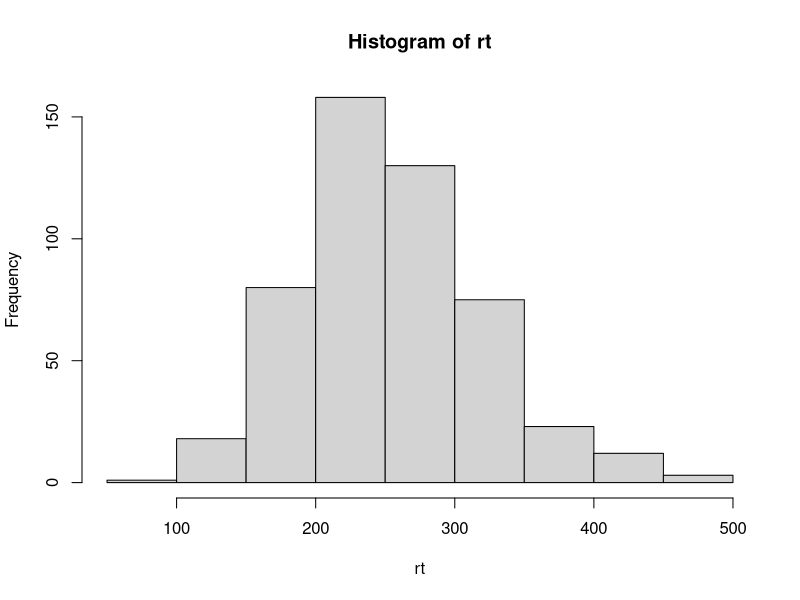

Reproduce this figure in R. (Note: a time limit stopped this script after it produced the figure.)
# Reading times per word
# Generate fake data
# True generative process
# rt_i ~ Lognormal(mu,sigma)
# True parameter values
# mu = 5.5, sigma = 0.25

# Observed data
rt <- rlnorm(500,5.5,0.25)
hist(rt)

# Assumptions
# 1. Likelihood assumption
# rt_i ~ Normal(mu,sigma)

# 2. Prior assumptions
#mu ~ Normal(250,50)
#sigma = 20

# Prior predictions
mu <- rnorm(10000,mean=250,sd=50)
sigma <- rep(20,10000)

rt_sim <- data.frame(matrix(nrow=0,ncol=4))
colnames(rt_sim) <- c("sample_id","mu","sigma","rt_pred")
for(i in 1:10000){
  sample_i <- rnorm(500,mu[i],sigma[i])
  sample_df <- data.frame(rt_pred=sample_i)
  sample_df$sample_id <- i
  sample_df$mu <- mu[i]
  sample_df$sigma <- sigma[i]
  rt_sim <- rbind(rt_sim,sample_df)
}

max(rt_sim$sample_id)

library(ggplot2)
ggplot(subset(rt_sim,sample_id<10),aes(x=rt_pred))+
  geom_histogram()+facet_wrap(~sample_id)

# parameter estimation

mu <- runif(100000,100,400)
sigma <- 20
lkl <- rep(NA,100000)
for(i in 1:100000){
  lkl[i] <- prod(dnorm(rt,mean=mu[i],sd=sigma)*exp(10.2))
}

prior <- dnorm(mu,mean=250,sd=50)

ML <- mean(lkl*prior)
posterior <- lkl*prior/ML

plot(mu,posterior)

# Posterior predictions
posterior_samples <- 
  sample(mu,size=2000,prob=posterior)
hist(posterior_samples)

rt_sim <- data.frame(matrix(nrow=0,ncol=4))
colnames(rt_sim) <- c("sample_id","mu","sigma","rt_pred")
for(i in 1:500){
  sample_i <- rnorm(500,posterior_samples[i],20)
  sample_df <- data.frame(rt_pred=sample_i)
  sample_df$sample_id <- i
  sample_df$mu <- mu[i]
  sample_df$sigma <- sigma[i]
  rt_sim <- rbind(rt_sim,sample_df)
}

ggplot(subset(rt_sim,sample_id<10),aes(x=rt_pred))+
  geom_histogram()+facet_wrap(~sample_id)

ggplot(rt_sim,aes(x=rt_pred,group=sample_id))+
  geom_density(color="gray")

  
obs <- data.frame(rt_pred=rt)
obs$sample_id <- 0
obs$mu <- NA
obs$sigma <- NA
rt_sim <- rbind(rt_sim,obs)

rt_sim$type <- ifelse(rt_sim$sample_id>0,"Predicted","Observed")
ggplot(subset(rt_sim),aes(x=rt_pred,group=sample_id,color=type))+
  geom_density()

#######################

#rt_i <- lognormal(mu,sigma)

rt <- rlnorm(10000,5.5,0.25)
hist(rt)
hist(log(rt))
log(250)
